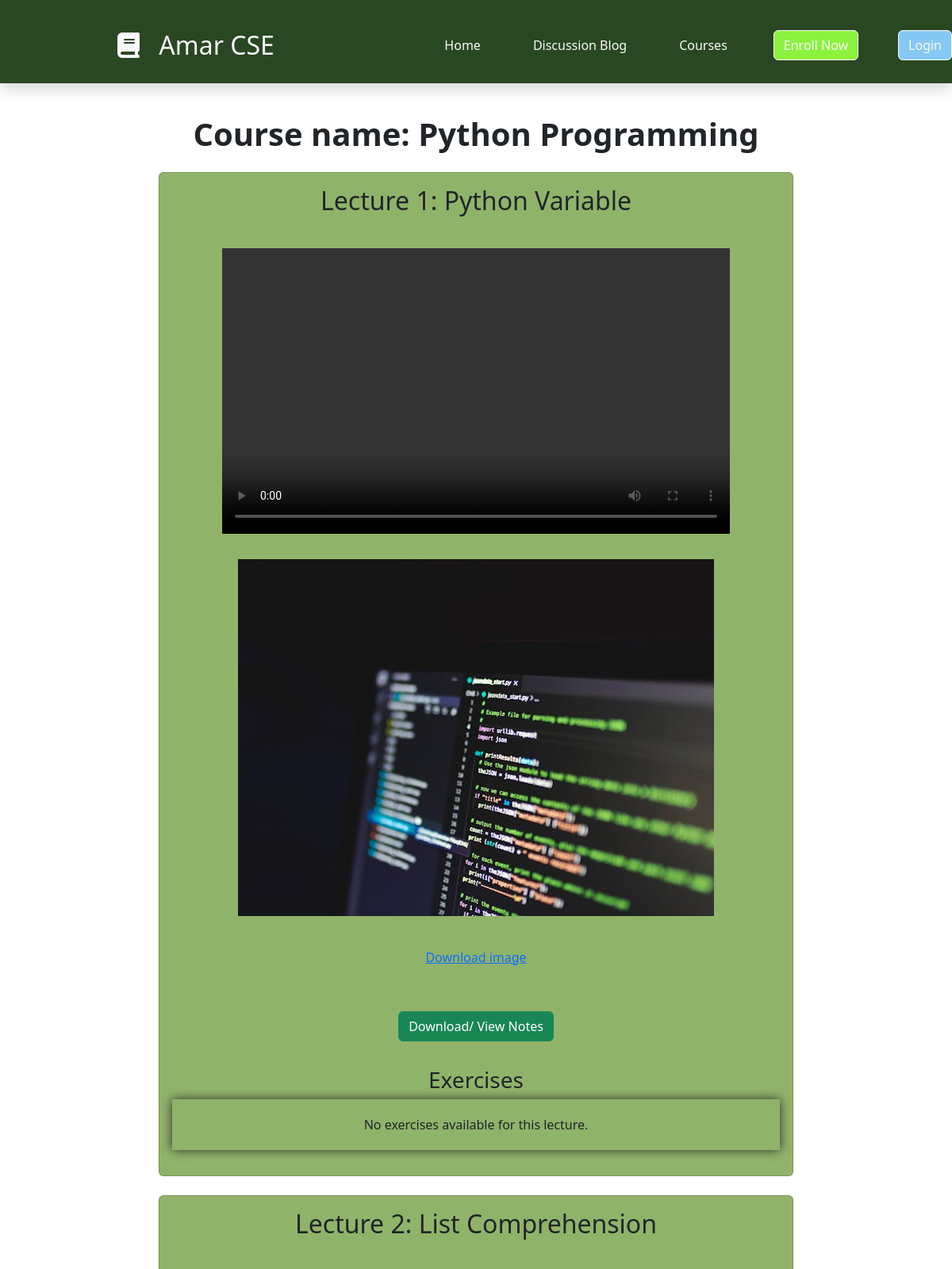
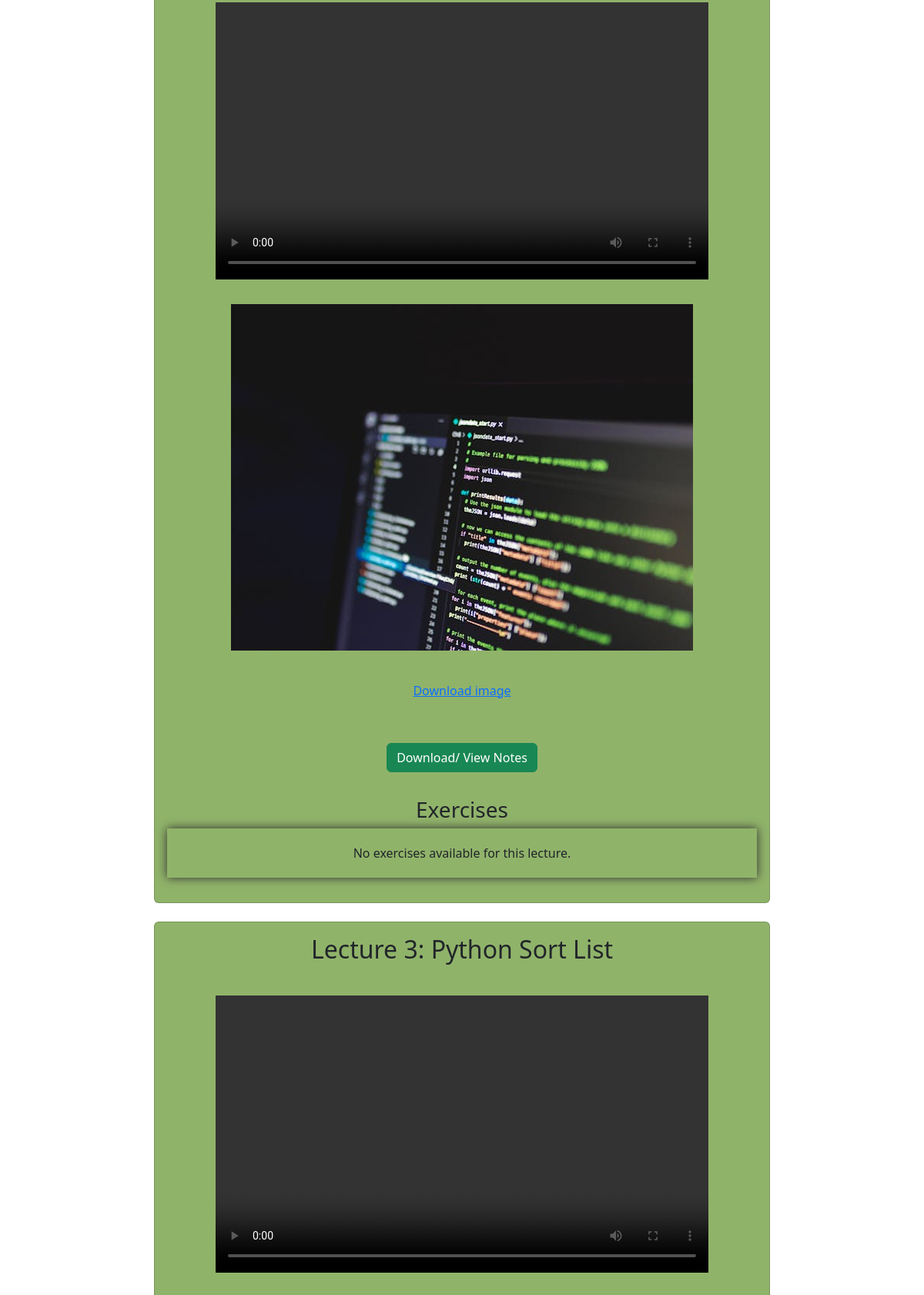
Screenshot of /course/15/lectures/ (upper part) with the database file from the repository (2 pictures, top to bottom).
### course/models.py (models this page shows, shortened)
class Course(models.Model):
    name = models.CharField(max_length=100)
    image = models.ImageField(upload_to='courses/',null=True, blank=True)
    CATEGORY_CHOICES = [
        ('academic', 'Academic'),
        ('career', 'Career'),
    ]
    description = models.TextField()
    category = models.CharField(
        max_length=100,
        choices=CATEGORY_CHOICES,
        default='academic',
    )

### lectures/models.py (models this page shows, shortened)
class Lecture(models.Model):
    course = models.ForeignKey(Course, on_delete=models.CASCADE, related_name='lectures',default=1)
    lecture_name = models.CharField(max_length=100)
    notes = models.FileField(upload_to='lectures/notes/')
    video = models.FileField(upload_to='lectures/videos/', null=True, blank=True)
    image = models.ImageField(upload_to='lectures/images/', null=True, blank=True)

### amarcse/views.py (the view)
# urls.py: path('course/<int:course_id>/lectures/', views.LECTURES, name='lecture_list'),
def LECTURES(request, course_id):
    course = get_object_or_404(Course, id=course_id)
    lectures = Lecture.objects.filter(course=course)
    return render(request, 'components/lecture_list.html', {
        'lectures': lectures,
        'course': course
    })

### template/components/lecture_list.html (shortened to what this page needs)
{% extends 'base.html' %}
{% block content %}
<section class="lecture">
    <div class="container text-center">
        <div class="title">
            <h1>Course name: {{ course.name }}</h1>
        </div>
        {% for i in lectures %}
        <div class="card mx-auto my-4 p-3" style="max-width: 800px; background-color: #90b36a">
            <h2>Lecture {{ forloop.counter }}: {{ i.lecture_name }}</h2>
            {% if i.video %}
            <video class="mx-auto d-block my-3" width="640" height="360" controls>
                <source src="{{ i.video.url }}" type="video/mp4">
            </video>
            {% else %}
            <p>No video available for this lecture.</p>
            {% endif %}
            {% if i.image %}
            <div class="my-3">
                <img src="{{ i.image.url }}" class="img-fluid mx-auto d-block" style="height: 75%;">
                <div class="d-flex justify-content-center mt-2">
                    <a href="{{ i.image.url }}" class="btn btn-link mx-2" target="_blank">Download image</a>
                </div>
            </div>
            {% else %}
            <p>No image available for this lecture.</p>
            {% endif %}
            {% if i.notes %}
            <div class="d-flex justify-content-center my-2">
                <a href="{{ i.notes.url }}" class="btn btn-success mx-2" target="_blank">Download/ View Notes</a>
            </div>
            {% else %}
            <p>No notes available for this lecture.</p>
            {% endif %}
            <div class="exercise-section mt-4">
                <h3>Exercises</h3>
                {% for exercise in i.exercises.all %}
                <div class="exercise-card my-3 p-3" style="background-color: #d5e8d4;">
                    <h4>Exercise {{ forloop.counter }}</h4>
                    <p><strong>Question:</strong></p>
                    <div class="d-flex justify-content-center my-2">
                        <a href="{{ exercise.question_file.url }}" class="btn btn-danger mx-2" target="_blank">View Question</a>
                    </div>
                    <p><strong>Answer:</strong></p>
                    <div class="d-flex justify-content-center my-2">
                        <a href="{{ exercise.answer_file.url }}" class="btn btn-danger mx-2" target="_blank">View Answer</a>
                    </div>
                    {% if user.is_authenticated and user.is_superuser %}
                    <div class="d-flex justify-content-center my-2">
                        <a class="btn btn-warning mx-2" href="{% url 'update_exercise' exercise.id %}">Update</a>
                        <a class="btn btn-danger mx-2" href="{% url 'delete_exercise' exercise.id %}">Delete</a>
                    </div>
                    {% endif %}
                </div>
                {% empty %}
                <p>No exercises available for this lecture.</p>
                {% endfor %}
            </div>
        </div>
        {% endfor %}
    </div>
</section>
{% endblock %}

### static/css/style.css (style rules this page uses)
*:before, *:after { padding: 0; margin: 0; box-sizing: border-box; }
::placeholder { color: #e5e5e5; }
a { color: #23a2f6; text-decoration: none; display: inline-block; margin-left: 100px; margin-top: 25px; }

### static/css/learningcontent.css (style rules this page uses)
* { margin: 0; padding: 0; }
.lecture { padding: 40px 0; }
.lecture h1 { text-align: center; font-weight: 700; }
.lecture p { box-shadow: 0px 0px 12px 0px rgba(46,44,46,1); padding: 20px 15px; }

### static/css/exercise.css (style rules this page uses)
.container { background-color: white ; }

### static/css/user.css (style rules this page uses)
* { margin: 0px; padding: 0px; }

### rows the page displays
Course: name "Python Programming"
Lecture: lecture_name "Python Variable", image (picture)
Lecture: lecture_name "List Comprehension", image (picture)
Lecture: lecture_name "Python Sort List"
